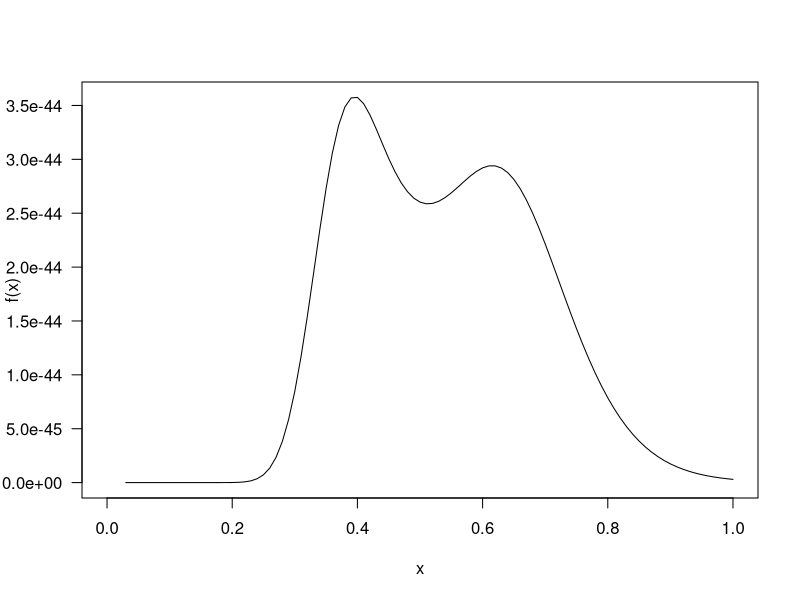
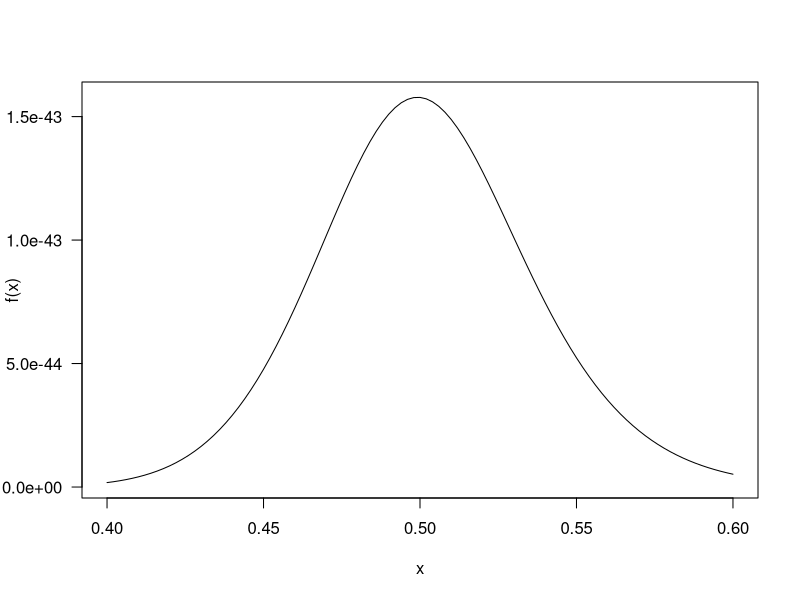

These figures' R source, in order:

dOLLBSP <- function(x, mu, sigma, nu, tau, log=FALSE) {
  if (any(x < 0)) 
    stop(paste("x must be positive", "\n", ""))
  if (any(mu <= 0 )) 
    stop(paste("mu must be positive", "\n", ""))
  if (any(sigma <= 0)) 
    stop(paste("sigma must be positive", "\n", ""))
  if (any(nu <= 0)) 
    stop(paste("nu must be positive", "\n", ""))
  if (any(tau <= 0)) 
    stop(paste("tau must be positive", "\n", ""))
  # To convert mu, sigma, nu and tau to original parameters
  alp <- mu
  bet <- sigma
  a   <- nu
  b   <- tau
  # An auxiliar variable v
  v <-  a^-1 * (sqrt(x/b) - 1/sqrt(x/b))
  loglik <- log(alp) + log(bet) -1.5 * log(x) +
    log(x+b) - ((x/b) + 1/(x/b))/(2*a^2) +
    (alp-1) * log(pnorm(v)) + (alp-1) * log(1-pnorm(v)) +
    bet * pnorm(v)^alp / (pnorm(v)^alp + (1-pnorm(v))^alp) -
    log(exp(bet) - 1) - 2 * log(pnorm(v)^alp + (1-pnorm(v))^alp)
  if (log == FALSE) 
    density<- exp(loglik)
  else 
    density <- loglik
  return(density)
}

curve(dOLLBSP(x, mu=0.25, sigma=0.5, nu=0.1, tau=0.5),
      from=0, to=1, ylab='f(x)', las=1)  

curve(dOLLBSP(x, mu=1.5, sigma=0.1, nu=0.1, tau=0.5),
      from=0.4, to=0.6, ylab='f(x)', las=1) 
